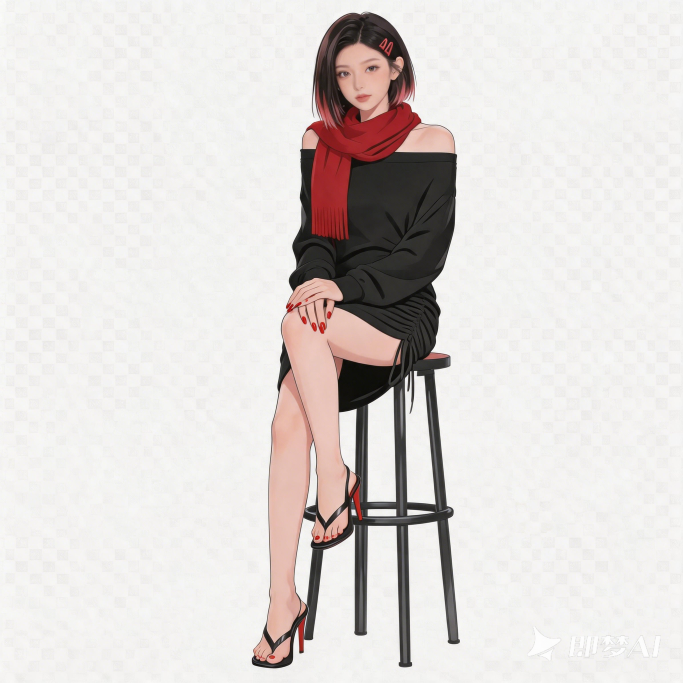
#> input picture data/persona-assets/default/original.png, 2048 x 2048 px (shown at 1/3 size)
$ python -i persona_asset.py   (imports and definitions only)
#> lines starting #> are read from the running program, lines starting #| are printed output that depends on the picture; after the words box and inside, x2 and y2 are one past the last pixel; in counts of white or black regions, pixels touching at a corner belong together
"""角色基础形象规范化：去背景、清理边缘、裁切、对齐并输出固定画布。"""

from __future__ import annotations

from dataclasses import dataclass
from io import BytesIO
from pathlib import Path
from statistics import median

from PIL import Image, ImageOps

MIN_SOURCE_DIM = 512
MAX_SOURCE_DIM = 4096
OUTPUT_SIZE = 1024
SAFE_MARGIN = 48
CONTENT_ALPHA_THRESHOLD = 12
BACKGROUND_MAX_DIST = 44
ALPHA_SOFT_EDGE = 20
ALPHA_HARD_EDGE = 48


@dataclass(frozen=True)
class NormalizedAvatar:
    image: Image.Image
    original_size: tuple[int, int]
    content_size: tuple[int, int]
    content_bbox: tuple[int, int, int, int]
    background_removed: bool
    processing: str


def _distance(rgb: tuple[int, int, int], reference: tuple[int, int, int]) -> float:
    return sum((channel - base) ** 2 for channel, base in zip(rgb, reference)) ** 0.5


def _background_reference(pixels: bytearray, width: int, height: int) -> tuple[int, int, int] | None:
    step = max(1, min(width, height) // 128)
    samples: list[tuple[int, int, int]] = []

    def add(x: int, y: int) -> None:
        offset = (y * width + x) * 3
        samples.append((pixels[offset], pixels[offset + 1], pixels[offset + 2]))

    for x in range(0, width, step):
        add(x, 0)
        add(x, height - 1)
    for y in range(0, height, step):
        add(0, y)
        add(width - 1, y)
    if not samples:
        return None

    reference = tuple(int(median(sample[channel] for sample in samples)) for channel in range(3))
    close = sum(_distance(sample, reference) <= BACKGROUND_MAX_DIST for sample in samples)
    if close / len(samples) < 0.7:
        return None
    return reference  # type: ignore[return-value]


def _remove_uniform_background(image: Image.Image) -> Image.Image | None:
    """移除与画布边缘连通的单色背景；无法可靠判断时返回 None。"""
    width, height = image.size
    pixels = bytearray(image.convert("RGB").tobytes())
    reference = _background_reference(pixels, width, height)
    if reference is None:
        return None

    near_background = bytearray(width * height)
    for index in range(width * height):
        offset = index * 3
        rgb = (pixels[offset], pixels[offset + 1], pixels[offset + 2])
        if _distance(rgb, reference) <= BACKGROUND_MAX_DIST:
            near_background[index] = 1

    background = bytearray(width * height)
    stack: list[int] = []

    def seed(x: int, y: int) -> None:
        index = y * width + x
        if near_background[index] and not background[index]:
            background[index] = 1
            stack.append(index)

    for x in range(width):
        seed(x, 0)
        seed(x, height - 1)
    for y in range(height):
        seed(0, y)
        seed(width - 1, y)
    while stack:
        index = stack.pop()
        x, y = index % width, index // width
        if x > 0:
            seed(x - 1, y)
        if x + 1 < width:
            seed(x + 1, y)
        if y > 0:
            seed(x, y - 1)
        if y + 1 < height:
            seed(x, y + 1)

    removed = sum(background)
    if removed < max(1, width * height // 100):
        return None
    if removed > width * height * 99 // 100:
        return None

    rgba = bytearray(width * height * 4)
    for index in range(width * height):
        source = index * 3
        target = index * 4
        rgb = (pixels[source], pixels[source + 1], pixels[source + 2])
        distance = _distance(rgb, reference)
        if background[index] or distance <= ALPHA_SOFT_EDGE:
            alpha = 0
        elif distance >= ALPHA_HARD_EDGE:
            alpha = 255
        else:
            alpha = int(
                255
                * (distance - ALPHA_SOFT_EDGE)
                / (ALPHA_HARD_EDGE - ALPHA_SOFT_EDGE)
            )
        rgba[target : target + 4] = bytes((*rgb, alpha))
    return Image.frombytes("RGBA", (width, height), bytes(rgba))


def _alpha_bbox(image: Image.Image) -> tuple[int, int, int, int] | None:
    alpha = image.getchannel("A").point(
        lambda value: 255 if value >= CONTENT_ALPHA_THRESHOLD else 0
    )
    return alpha.getbbox()


def normalize_avatar_image(
    image: Image.Image,
    *,
    output_size: int = OUTPUT_SIZE,
    safe_margin: int = SAFE_MARGIN,
) -> NormalizedAvatar:
    """把角色图规范为标准透明画布，主体底部居中并保留安全边距。"""
    source = ImageOps.exif_transpose(image)
    original_size = source.size
    if min(original_size) < MIN_SOURCE_DIM:
        raise ValueError(f"图片尺寸不能小于 {MIN_SOURCE_DIM}×{MIN_SOURCE_DIM}")
    if max(original_size) > MAX_SOURCE_DIM:
        raise ValueError(f"图片长边不能超过 {MAX_SOURCE_DIM}px")
    if output_size <= safe_margin * 2:
        raise ValueError("输出画布尺寸小于安全边距")

    working = source.convert("RGBA")
    # 输出画布上限决定最终可见细节；先缩到该尺寸，避免在 2048/4096 图上做 Python 像素遍历。
    working.thumbnail((output_size, output_size), Image.Resampling.LANCZOS)
    alpha_extrema = working.getchannel("A").getextrema()
    if alpha_extrema[0] < 255:
        processed = working
        background_removed = False
        processing = "trim-align-canvas"
    else:
        processed = _remove_uniform_background(working)
        if processed is None:
            raise ValueError("无法识别均匀背景，请使用透明 PNG 或背景单一、主体清晰的图片")
        background_removed = True
        processing = "background-remove-trim-align-canvas"

    bbox = _alpha_bbox(processed)
    if bbox is None:
        raise ValueError("图片中没有可识别的主体")
    content = processed.crop(bbox)
    max_width = output_size - safe_margin * 2
    max_height = output_size - safe_margin * 2
    scale = min(max_width / content.width, max_height / content.height)
    content_width = max(1, round(content.width * scale))
    content_height = max(1, round(content.height * scale))
    content = content.resize((content_width, content_height), Image.Resampling.LANCZOS)

    canvas = Image.new("RGBA", (output_size, output_size), (0, 0, 0, 0))
    left = (output_size - content_width) // 2
    top = output_size - safe_margin - content_height
    canvas.alpha_composite(content, (left, top))
    return NormalizedAvatar(
        image=canvas,
        original_size=original_size,
        content_size=(content_width, content_height),
        content_bbox=(left, top, left + content_width - 1, top + content_height - 1),
        background_removed=background_removed,
        processing=processing,
    )


def normalize_avatar_file(path: Path) -> NormalizedAvatar:
    with Image.open(path) as image:
        image.load()
        return normalize_avatar_image(image)


def png_bytes(image: Image.Image) -> bytes:
    output = BytesIO()
    image.save(output, format="PNG", optimize=True)
    return output.getvalue()

>>> from PIL import Image
>>> picture = Image.open('../../../../data/persona-assets/default/original.png')
#> picture is the input picture: PIL image 2048x2048 RGB; mean R, G, B 222.3, 217.1, 214.9
>>> result = normalize_avatar_image(picture)
#> in normalize_avatar_image, `alpha_extrema = working.getchannel("A").getextrema()`: alpha_extrema = (255, 255)
#> in _remove_uniform_background, `reference = _background_reference(pixels, width, height)`: reference = (243, 243, 241)
#> the loop in _remove_uniform_background, `for index in range(width * height):` made 1048576 passes
#> rgb on passes 1 to 3: (251, 251, 249), (248, 248, 246), (248, 248, 246)
#> in _alpha_bbox, `alpha = image.getchannel("A").point( lambda value: 255 if value >= CON..`:
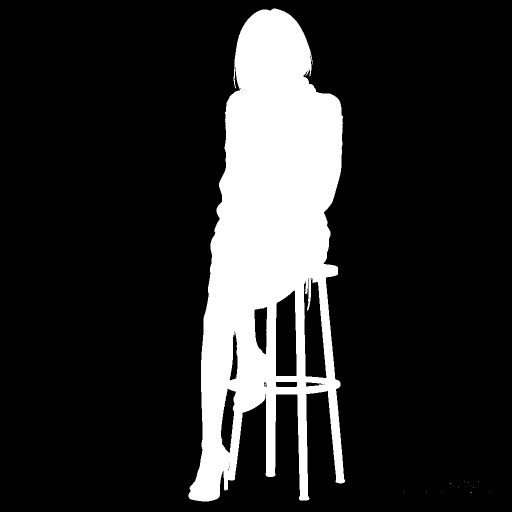
#> alpha: PIL image 1024x1024 L (shown at 1/2 size); 16.7% white; 21 white regions (20 under 20 px), largest, box (x1, y1, x2, y2) and area: (377, 17, 690, 1003) 175581
#> in normalize_avatar_image, `content = processed.crop(bbox)`:
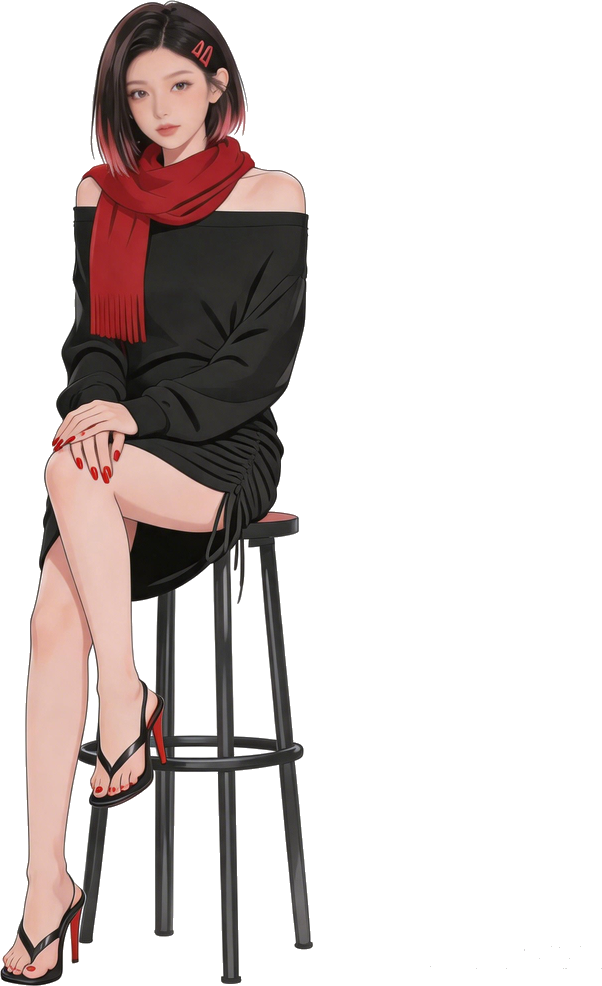
#> content: PIL image 602x986 RGBA; mean R, G, B, A 206.4, 197.9, 195.2, 75.3; transparent parts drawn white
#> in normalize_avatar_image, `canvas = Image.new("RGBA", (output_size, output_size), (0, 0, 0, 0))`: canvas: PIL image 1024x1024 RGBA; every value is 0
#> in normalize_avatar_image, `canvas.alpha_composite(content, (left, top))`:
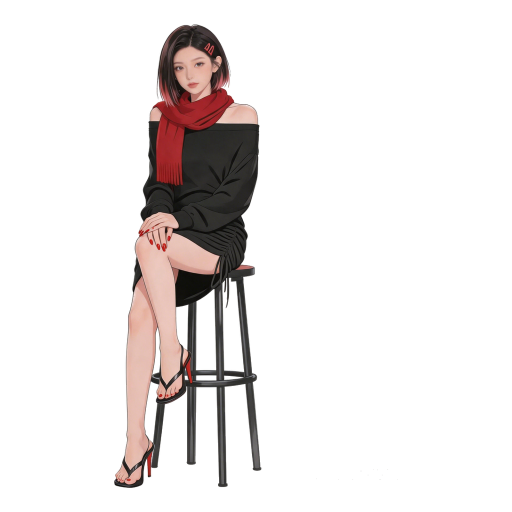
#> canvas: PIL image 1024x1024 RGBA (shown at 1/2 size); mean R, G, B, A 19, 14.9, 14.2, 37.8; transparent parts drawn white
